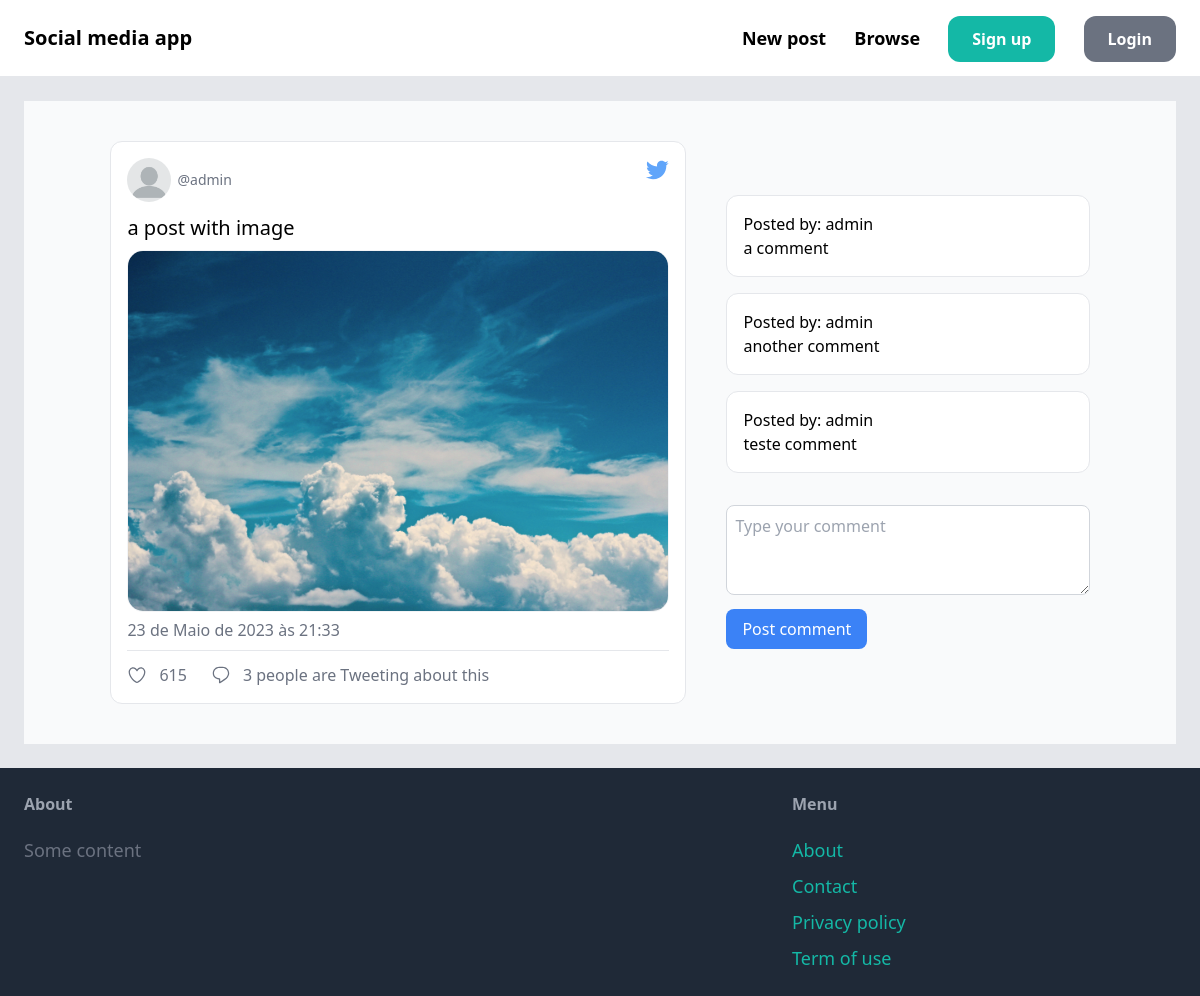
Page /post/2/ on the earlier database version.
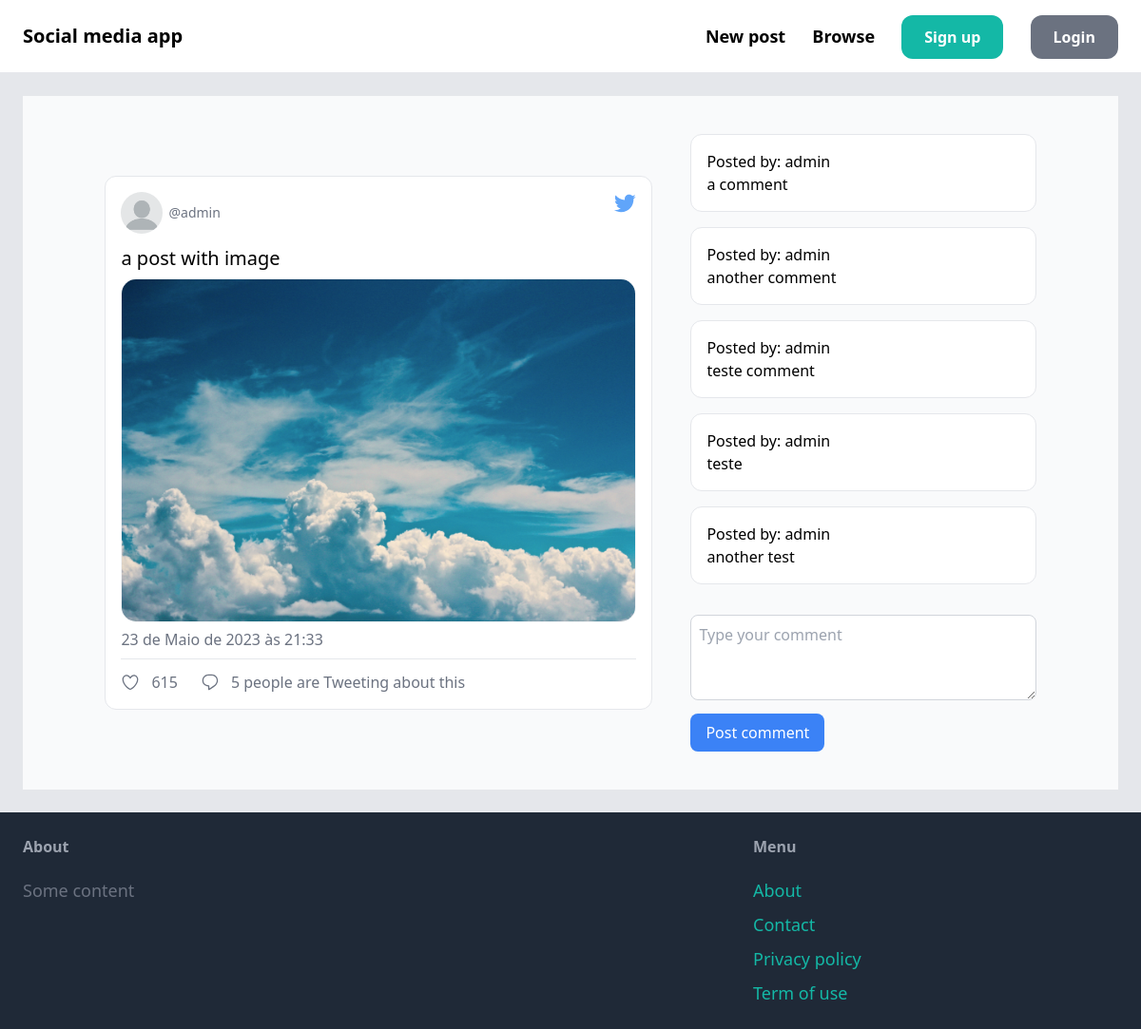
Same page on the later database version.
### post/models.py (models this page shows, shortened)
class Post(models.Model):
    created_by = models.ForeignKey(
        User, related_name="posts", on_delete=models.CASCADE
    )
    content = models.TextField()
    image = models.ImageField(upload_to="post_images", blank=True, null=True)
    date_posted = models.DateTimeField(auto_now_add=True)

class Comment(models.Model):
    post = models.ForeignKey(
        Post, related_name="comments", on_delete=models.CASCADE
    )
    user = models.ForeignKey(
        User, related_name="comments", on_delete=models.CASCADE
    )
    content = models.TextField()
    date_commented = models.DateTimeField(auto_now_add=True)

### post/views.py (the view)
# urls.py: path("<int:pk>/", views.detail, name="detail"),
def detail(request, pk):
    post = get_object_or_404(Post, pk=pk)
    comments = post.comments.all()
    return render(
        request, "post/detail.html", {"post": post, "comments": comments}
    )

### post/templates/post/detail.html (shortened to what this page needs)
{% extends 'core/base.html' %}
{% block content %}
<div class="bg-gray-50 dark:bg-black p-10 flex items-center justify-center">
  <div class="bg-white dark:bg-gray-800 border-gray-200 dark:border-gray-800 p-4 rounded-xl border max-w-xl">
    <div class="flex justify-between">
      <div class="flex items-center">
        <img class="h-11 w-11 rounded-full" src="../../media/profile_images/blank-profile.png"/>
        <div class="ml-1.5 text-sm leading-tight">
          <span class="text-gray-500 dark:text-gray-400 font-normal block">@{{ post.created_by }}</span>
        </div>
      </div>
    </div>
    <p class="text-black dark:text-white block text-xl leading-snug mt-3">{{ post.content }}</p>
    {% if post.image %}
      <img class="mt-2 rounded-2xl border border-gray-100 dark:border-gray-700" src="{{ post.image.url }}"/>
    {% endif %}
    <p class="text-gray-500 dark:text-gray-400 text-base py-1 my-0.5">{{ post.date_posted }}</p>
    <div class="border-gray-200 dark:border-gray-600 border border-b-0 my-1"></div>
    <div class="text-gray-500 dark:text-gray-400 flex mt-3">
      <div class="flex items-center mr-6">
        <span class="ml-3">615</span>
      </div>
      <div class="flex items-center mr-6">
        <span class="ml-3">{{ comments.count }} people are Tweeting about this</span>
      </div>
    </div>
  </div>
  <div class="ml-10 flex flex-col">
    {% for comment in comments %}
      <div class="bg-white dark:bg-gray-800 border-gray-200 dark:border-gray-800 p-4 rounded-xl border mb-4">
        <p>Posted by: {{ comment.user.username }}</p>
        <p>{{ comment.content }}</p>
      </div>
    {% endfor %}
  <form method="POST" action="{% url 'post:add_comment' post.pk %}" class="mt-4">
    <textarea name="content" class="border border-gray-300 rounded-lg p-2 w-full" rows="3" placeholder="Type your comment"></textarea>
    <button type="submit" class="bg-blue-500 text-white px-4 py-2 rounded-lg mt-2">Post comment</button>
  </form>
  </div>
</div>
{% endblock content %}

Differences in the rows shown:
computed for Post "a post with image": count "3" → "5"
added Comment: user.username "admin", content "teste"
added Comment: user.username "admin", content "another test"
